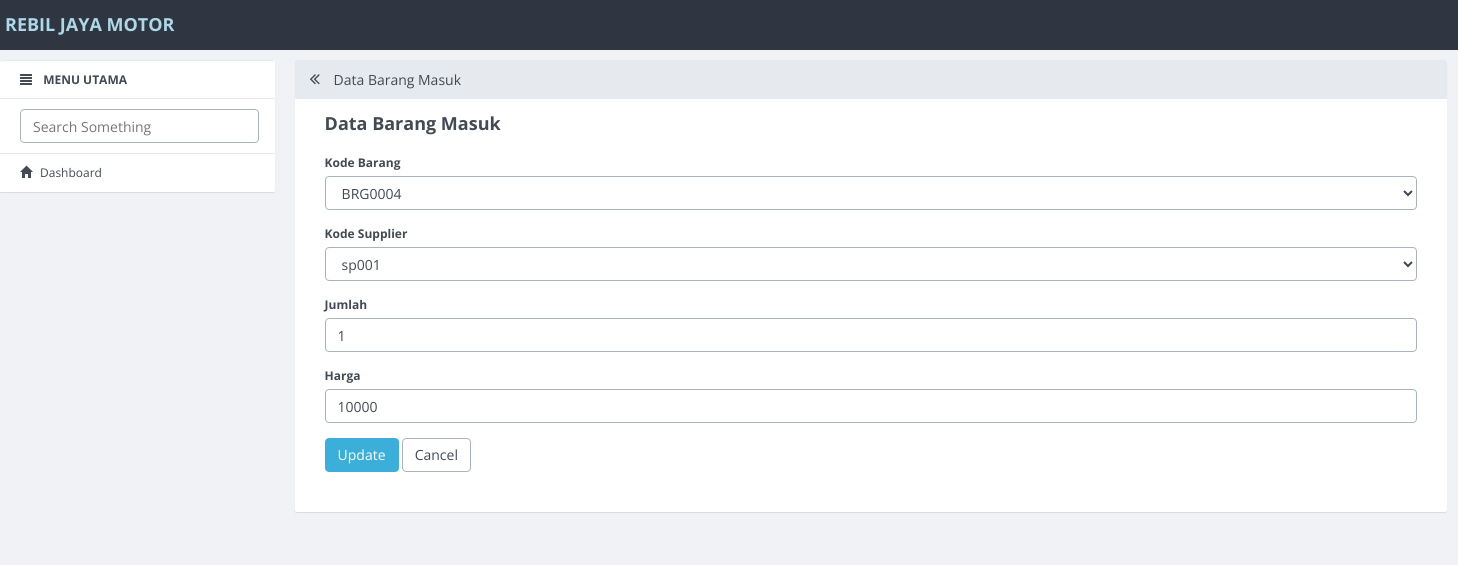
Page /barang_masuk/update/2.html on the committed database.
### tables this page shows
CREATE TABLE `barang_masuk` (
  `id_barang_masuk` int(11) NOT NULL,
  `kode_barang` varchar(10) DEFAULT NULL,
  `kode_supplier` varchar(10) DEFAULT NULL,
  `jumlah` int(3) DEFAULT NULL,
  `harga` int(10) DEFAULT NULL
);

### application/controllers/Barang_masuk.php (called while the page is built, shortened)
<?php
class Barang_masuk extends CI_Controller
{
    function __construct()
    {
        $this->load->model('Barang_masuk_model');
        $this->load->library('form_validation');
    }
    public function update($id)
    {
        $row = $this->Barang_masuk_model->get_by_id($id);
        if ($row) {
            $data = array(
                'button' => 'Update',
                'action' => site_url('barang_masuk/update_action'),
		'id_barang_masuk' => set_value('id_barang_masuk', $row->id_barang_masuk),
		'kode_barang' => set_value('kode_barang', $row->kode_barang),
		'kode_supplier' => set_value('kode_supplier', $row->kode_supplier),
		'jumlah' => set_value('jumlah', $row->jumlah),
		'harga' => set_value('harga', $row->harga),
        'konten' => 'barang_masuk/barang_masuk_form',
            'judul' => 'Data Barang Masuk',
	    );
            $this->load->view('v_index', $data);
        } else {
            $this->session->set_flashdata('message', 'Record Not Found');
            redirect(site_url('barang_masuk'));
        }
    }
}

### index.php (called while the page is built, shortened)
<?php
require_once BASEPATH.'core/CodeIgniter.php';

### application/models/Barang_masuk_model.php (called while the page is built, shortened)
<?php
class Barang_masuk_model extends CI_Model
{
    public $table = 'barang_masuk';
    public $id = 'id_barang_masuk';
    function get_by_id($id)
    {
        $this->db->where($this->id, $id);
        return $this->db->get($this->table)->row();
    }
}

### application/views/barang_masuk/barang_masuk_form.php (the view, shortened to what this page needs)
<form action="<?php echo $action; ?>" method="post">
        <div class="form-group">
            <label for="varchar">Kode Barang <?php echo form_error('kode_barang') ?></label>
            <select name="kode_barang" class="form-control">
                <option value="<?php echo $kode_barang ?>"><?php echo $kode_barang ?></option>
            </select>
        </div>
        <div class="form-group">
            <label for="varchar">Kode Supplier <?php echo form_error('kode_supplier') ?></label>
            <select name="kode_supplier" class="form-control">
                <option value="<?php echo $kode_supplier ?>"><?php echo $kode_supplier ?></option>
            </select>
        </div>
        <div class="form-group">
            <label for="int">Jumlah <?php echo form_error('jumlah') ?></label>
            <input type="text" class="form-control" name="jumlah" id="jumlah" placeholder="Jumlah" value="<?php echo $jumlah; ?>" />
        </div>
        <div class="form-group">
            <label for="int">Harga <?php echo form_error('harga') ?></label>
            <input type="text" class="form-control" name="harga" id="harga" placeholder="Harga" value="<?php echo $harga; ?>" />
        </div>
        <button type="submit" class="btn btn-primary"><?php echo $button ?></button>
        <a href="<?php echo site_url('barang_masuk') ?>" class="btn btn-default">Cancel</a>
    </form>

### rows in the picture
barang_masuk: kode_barang "BRG0004", kode_supplier "sp001", jumlah "1", harga "10000"

### other values in the picture
$judul "Data Barang Masuk"
$button "Update"
